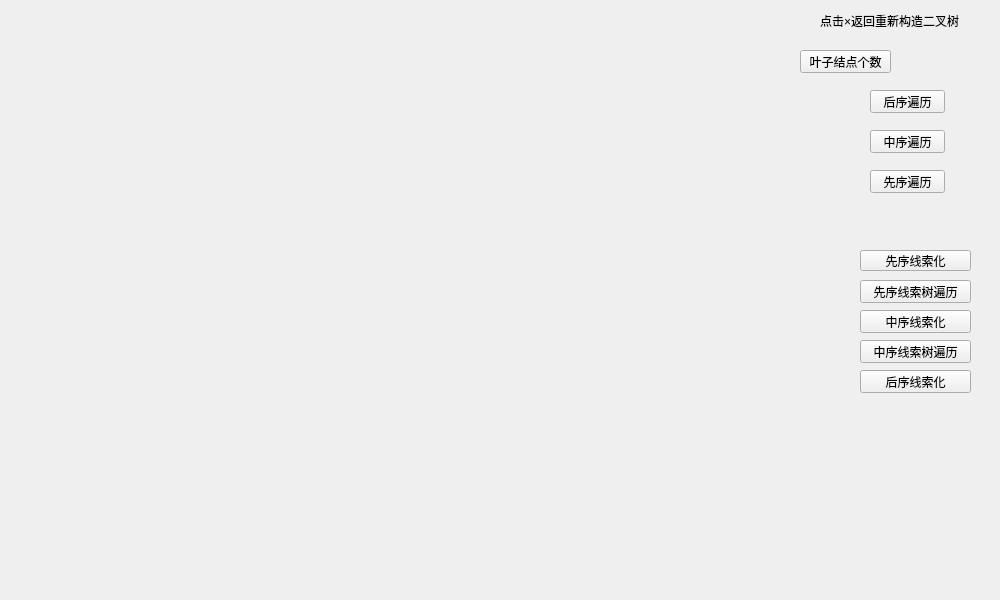
<?xml version="1.0" encoding="UTF-8"?>
<ui version="4.0">
 <class>Form</class>
 <widget class="QWidget" name="Form">
  <property name="geometry">
   <rect>
    <x>0</x>
    <y>0</y>
    <width>1000</width>
    <height>600</height>
   </rect>
  </property>
  <property name="mouseTracking">
   <bool>false</bool>
  </property>
  <property name="windowTitle">
   <string>Form</string>
  </property>
  <widget class="QLabel" name="label">
   <property name="geometry">
    <rect>
     <x>820</x>
     <y>10</y>
     <width>161</width>
     <height>21</height>
    </rect>
   </property>
   <property name="text">
    <string>点击×返回重新构造二叉树</string>
   </property>
  </widget>
  <widget class="QPushButton" name="pushButton">
   <property name="geometry">
    <rect>
     <x>800</x>
     <y>50</y>
     <width>91</width>
     <height>23</height>
    </rect>
   </property>
   <property name="text">
    <string>叶子结点个数</string>
   </property>
  </widget>
  <widget class="QPushButton" name="pushButton_2">
   <property name="geometry">
    <rect>
     <x>870</x>
     <y>90</y>
     <width>75</width>
     <height>23</height>
    </rect>
   </property>
   <property name="text">
    <string>后序遍历</string>
   </property>
  </widget>
  <widget class="QPushButton" name="pushButton_3">
   <property name="geometry">
    <rect>
     <x>870</x>
     <y>130</y>
     <width>75</width>
     <height>23</height>
    </rect>
   </property>
   <property name="text">
    <string>中序遍历</string>
   </property>
  </widget>
  <widget class="QPushButton" name="pushButton_4">
   <property name="geometry">
    <rect>
     <x>870</x>
     <y>170</y>
     <width>75</width>
     <height>23</height>
    </rect>
   </property>
   <property name="text">
    <string>先序遍历</string>
   </property>
  </widget>
  <widget class="QPushButton" name="pushButton_5">
   <property name="geometry">
    <rect>
     <x>860</x>
     <y>250</y>
     <width>111</width>
     <height>21</height>
    </rect>
   </property>
   <property name="text">
    <string>先序线索化</string>
   </property>
  </widget>
  <widget class="QPushButton" name="pushButton_6">
   <property name="geometry">
    <rect>
     <x>860</x>
     <y>280</y>
     <width>111</width>
     <height>23</height>
    </rect>
   </property>
   <property name="text">
    <string>先序线索树遍历</string>
   </property>
  </widget>
  <widget class="QPushButton" name="pushButton_7">
   <property name="geometry">
    <rect>
     <x>860</x>
     <y>310</y>
     <width>111</width>
     <height>23</height>
    </rect>
   </property>
   <property name="text">
    <string>中序线索化</string>
   </property>
  </widget>
  <widget class="QPushButton" name="pushButton_8">
   <property name="geometry">
    <rect>
     <x>860</x>
     <y>340</y>
     <width>111</width>
     <height>23</height>
    </rect>
   </property>
   <property name="text">
    <string>中序线索树遍历</string>
   </property>
  </widget>
  <widget class="QPushButton" name="pushButton_9">
   <property name="geometry">
    <rect>
     <x>860</x>
     <y>370</y>
     <width>111</width>
     <height>23</height>
    </rect>
   </property>
   <property name="text">
    <string>后序线索化</string>
   </property>
  </widget>
 </widget>
 <resources/>
 <connections/>
</ui>
